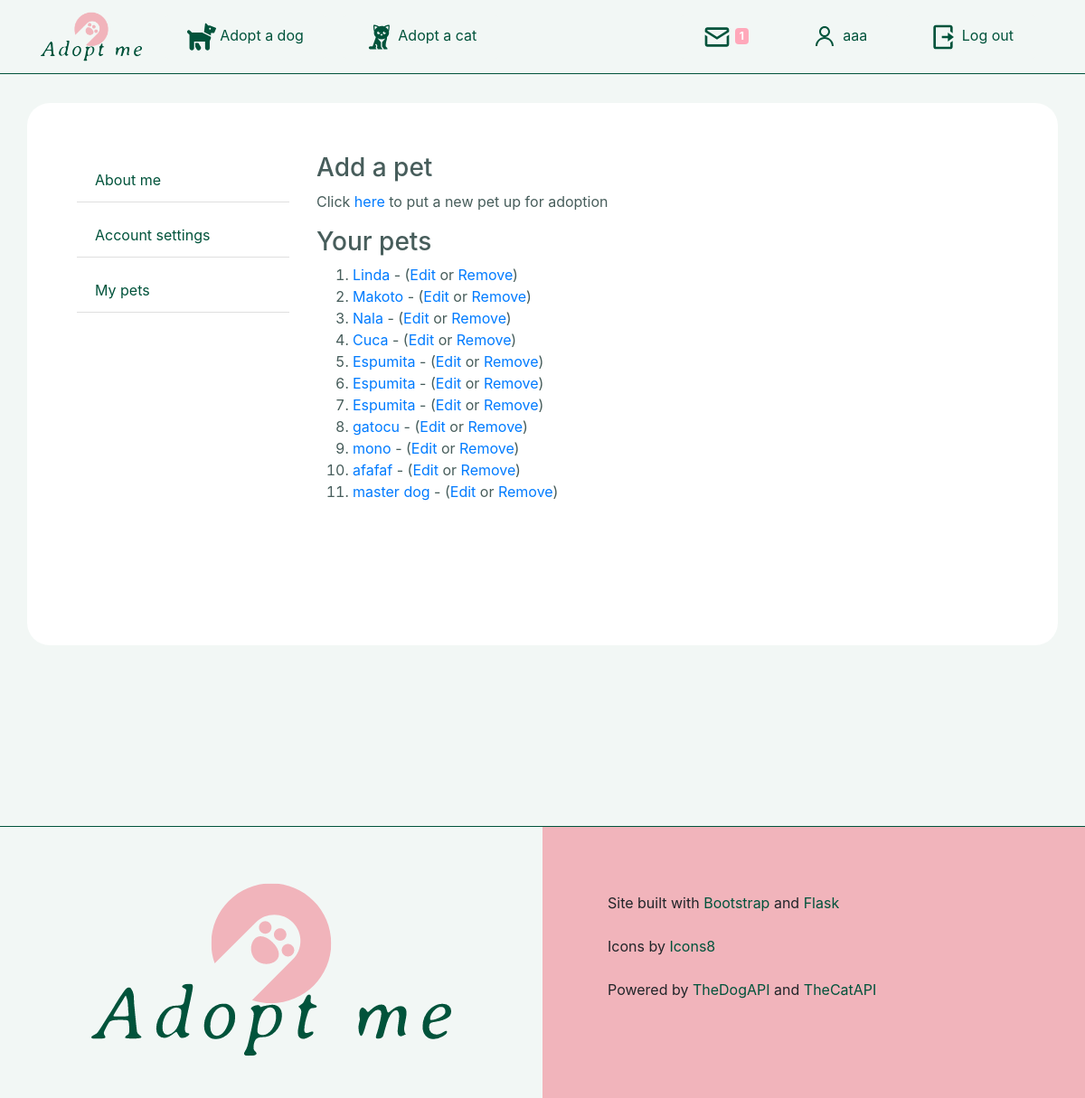
The app's page /account/pets (signed in), older data.
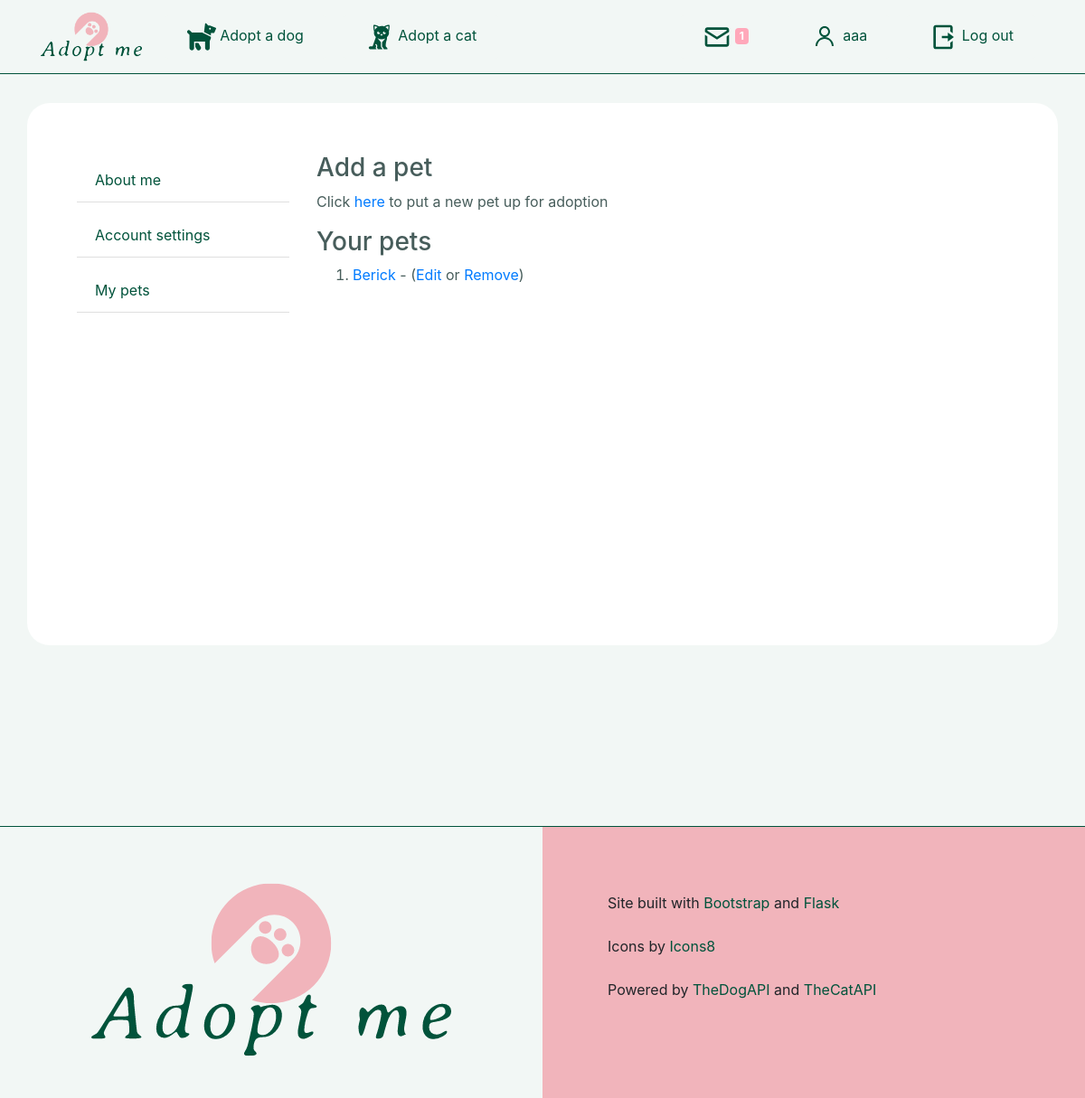
The same page, newer data.
### tables this page shows
CREATE TABLE "pets" (
	"id"	integer NOT NULL PRIMARY KEY AUTOINCREMENT,
	"owner"	integer,
	"name"	text,
	"age"	text,
	"gender"	text,
	"animal"	TEXT,
	"breed"	TEXT,
	"entry_date"	datetime,
	"description"	text,
	FOREIGN KEY("owner") REFERENCES "users"("id")
);

### app.py (the view)
@app.route('/account/pets')
@login_required
def mypets():
    user = session.get("user")
    user_id = session.get("user_id")
    unread_messages = session.get("unread_messages")
    db = sqlite3.connect('app.db')
    c = db.cursor()
    rows = c.execute('SELECT * FROM pets WHERE owner = ?', (user_id,)).fetchall()
    db.close()
    return render_template("mypets.html", user=user, unread_messages=unread_messages, rows=rows)

### app.py (called while the page is built)
@app.after_request
def after_request(response):
    response.headers['Cache-Control'] = 'no-cache, no-store, must-revalidate'
    response.headers['Expires'] = 0
    response.headers['Pragma'] = 'no-cache'
    return response

### helpers.py (called while the page is built)
def login_required(f):
    @wraps(f)
    def decorated_function(*args, **kwargs):
        if session.get("user") is None:
            return redirect("/login")
        return f(*args, **kwargs)
    return decorated_function

### templates/mypets.html (shortened to what this page needs)
{% extends "layout.html" %} {% block title %} Adopt Me! {% endblock %} {% block main %}
<div class="container account">
    <div class="row">
        <div class="col-md-3">
            <div class="list-group">
                <a href="/account" class="list-group-item list-group-item-action">
                    About me
                </a>
                <a href="/account/password" class="list-group-item list-group-item-action">Account settings</a>
                <a href="/account/pets" class="list-group-item list-group-item-action">My pets</a>
            </div>
        </div>
        <div class="col-md-9">
            <h3>Add a pet</h3>
            <p>Click <a href="/add_pet">here</a> to put a new pet up for adoption</p>
            <h3>Your pets</h3>
            <ol>
                {% for pet in rows %}
                <li><a href="/pets/{{ pet[5]|lower }}s/{{ pet[0] }}">{{ pet[2] }}</a> - (<a href="/pets/{{ pet[5]|lower }}s/{{ pet[0] }}/edit">Edit</a> or <a href="/remove/{{ pet[0] }}">Remove</a>)</li>
                {% endfor %}
            </ol>
        </div>
    </div>
</div>
{% endblock %}

### templates/layout.html (shortened to what this page needs)
<!doctype html>
<html lang="en">
<head>
    <link rel="stylesheet" href="https://stackpath.bootstrapcdn.com/bootstrap/4.5.0/css/bootstrap.min.css">
    <link rel="stylesheet" type="text/css" href="/static/css/style.css"> {% block links %}{% endblock %}
</head>
<body>
<header>
        <nav class="navbar navbar-expand-lg">
            <div class="container">
                <div class="d-flex justify-content-start align-items-center">
                    <a class="navbar-brand" href="/">
                        <img src="/static/img/website.png" id="logo" class="d-inline-block align-top">
                    </a>
                    <ul class="navbar-nav">
                        <li class="nav-item">
                            <a class="nav-link btn btn-secondary" href="/pets/dogs">
 Adopt a dog</a>
                        </li>
                        <li class="nav-item">
                            <a class="nav-link btn btn-secondary" href="/pets/cats">
 Adopt a cat</a>
                        </li>
                    </ul>
                </div>
                <div>
                    <ul class="navbar-nav">
                        {% if user %}
                        <li class="nav-item">
                            <a class="nav-link btn btn-secondary" href="/messages">
{% if unread_messages > 0 %}
<span class="badge badge-secondary">{{ unread_messages }}</span>
{% endif %}
                            </a>
                        </li>
                        <li class="nav-item">
                            <a class="nav-link btn btn-secondary" href="/account">
 {{ user }}
                            </a>
                        </li>
                        <li class="nav-item">
                            <a class="nav-link btn btn-secondary" href="/logout">
 Log out</a>
                        </li>
                        {% endif %}
                    </ul>
                </div>
            </div>
        </nav>
    </header>
    <main>
    {% block main %}{% endblock %}
    </main>
    <footer>
        <div class="container-fluid">
            <div class="row">
                <div id="left-footer" class="col">
                    <a href="/" id="footer-logo">
                        <img src="/static/img/website.png" loading="lazy">
                    </a>
                </div>
                <div id="right-footer" class="col">
                    <table class="table table-borderless">
                        <tbody>
                            <tr>
                                <td>Site built with <a href="https://getbootstrap.com/">Bootstrap</a> and <a href="https://palletsprojects.com/p/flask/">Flask</a></td>
                            </tr>
                            <tr>
                                <td>Icons by <a href="https://icons8.com/icons">Icons8</a></td>
                            </tr>
                            <tr>
                                <td>Powered by <a href="https://thedogapi.com/">TheDogAPI</a> and <a href="https://thecatapi.com/">TheCatAPI</a></td>
                            </tr>
                        </tbody>
                    </table>
                </div>
            </div>
        </div>
    </footer>
</body>
</html>

### static/css/style.css (style rules this page uses)
body { background-color: #f2f7f5; color: #475d5b; }
main { min-height: 800px; }
#logo { height: 55px; }
nav { border-bottom: 1px solid #01533B; }
.navbar-expand-lg .navbar-nav .nav-link { color: #01533B; padding: 8px 24px; }
.badge-secondary { background-color: #ffa8ba; }
.btn { border-radius: 3px; border: 0px; }
.btn-secondary { margin: 0 10px; background-color: #f2f7f5; }
footer { border-top: 1px solid #01533B; padding: 0px; }
#left-footer { height: 300px; display: grid; place-items: center; overflow: auto; padding: 60px; }
#right-footer { height: 300px; background-color: #F1B4BB; padding: 60px; color: #475d5b; }
#right-footer a { color: #01533B; }
#footer-logo { text-align: center; }
.account { height: 100%; -ms-flex-align: center; align-items: center; padding-top: 40px; padding-bottom: 40px; padding: 55px; background-color: #FFF; border-radius: 25px; width: 100%; margin: auto; margin-top: 32px; margin-bottom: 32px; min-height: 600px; }
.list-group { border-radius: 0px; }
.list-group-item { color: #01533B; margin: 6px 0px; border: 0px; border-bottom: 1px solid rgba(0, 0, 0, .125); }
.list-group-item+.list-group-item { border-top-width: 1px; }

Row changes from the older to the newer data that the page shows:
removed pets: name "Linda"
removed pets: name "Makoto"
removed pets: name "Nala"
removed pets: name "Cuca"
removed pets: name "Espumita"
removed pets: name "Espumita"
removed pets: name "Espumita"
removed pets: name "gatocu"
removed pets: name "mono"
removed pets: name "afafaf"
removed pets: name "master dog"
added pets: name "Berick"
